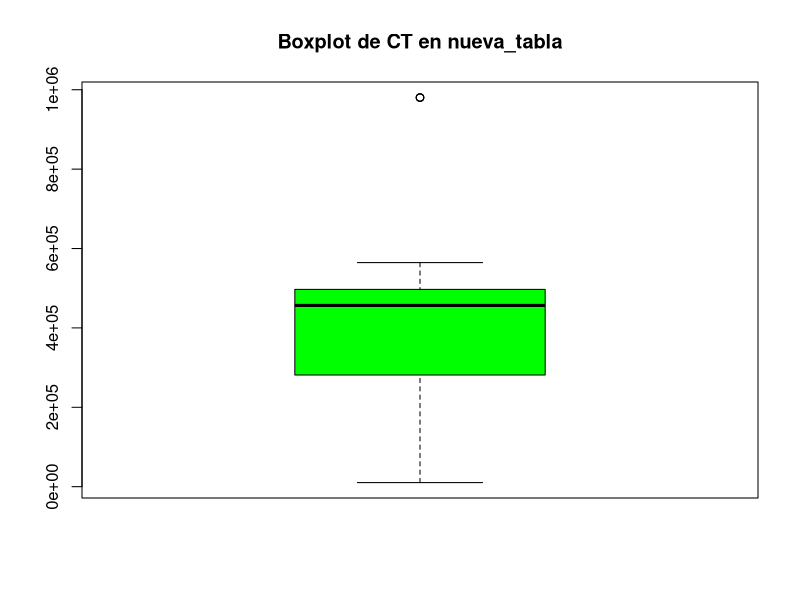
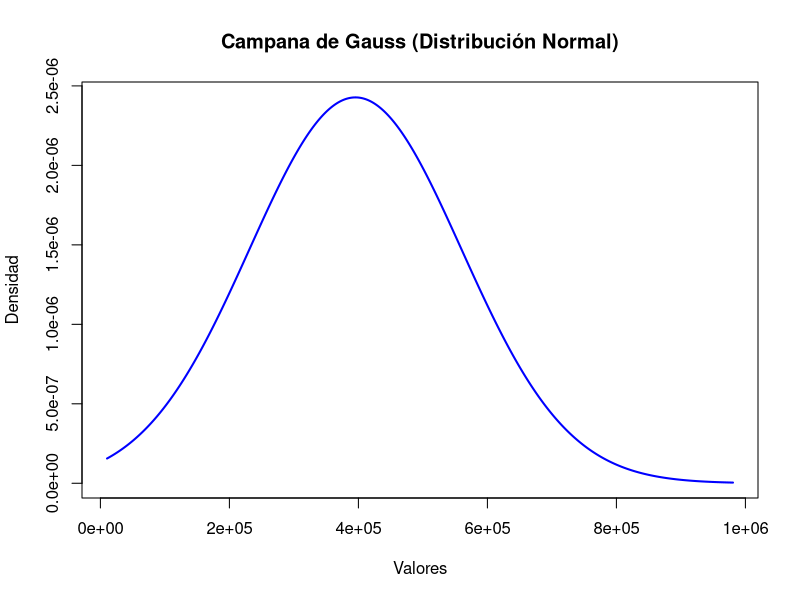
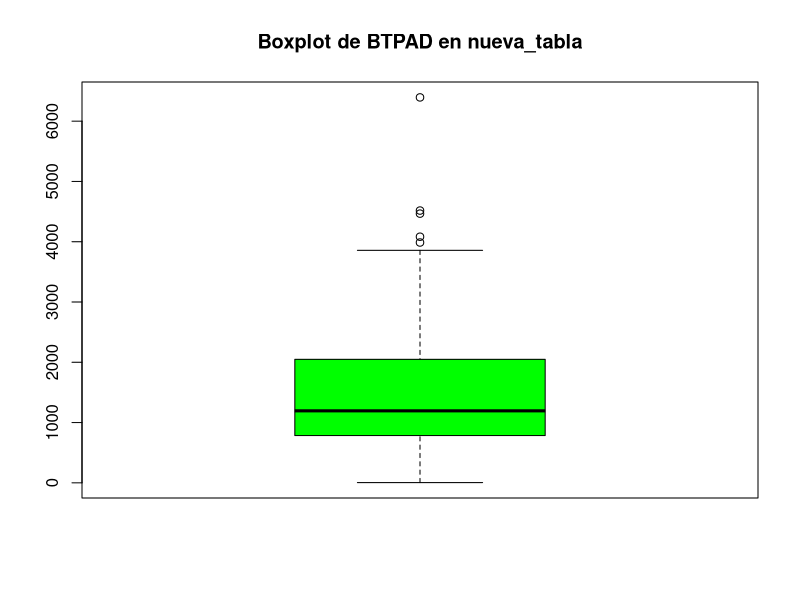
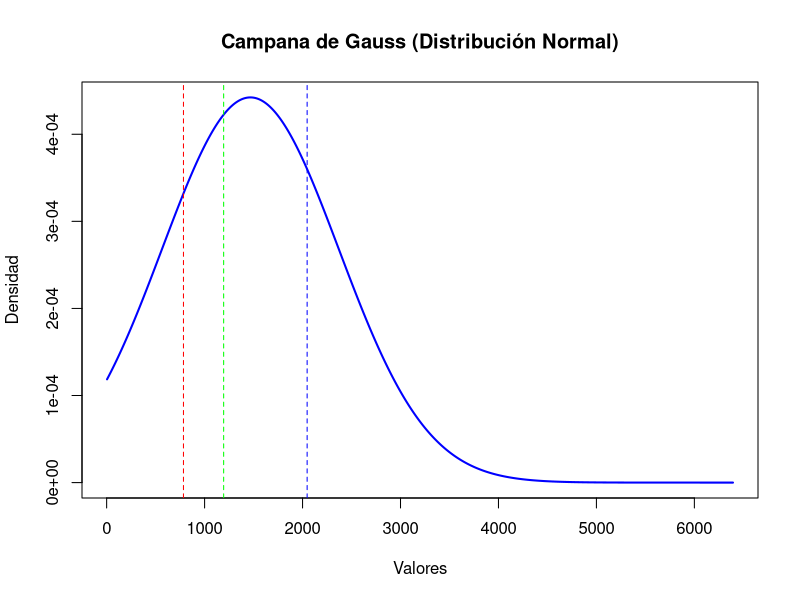
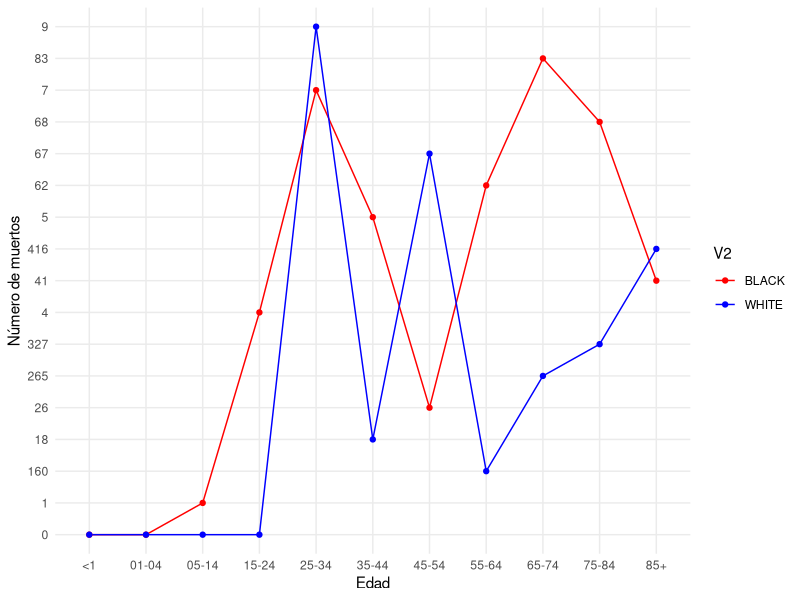
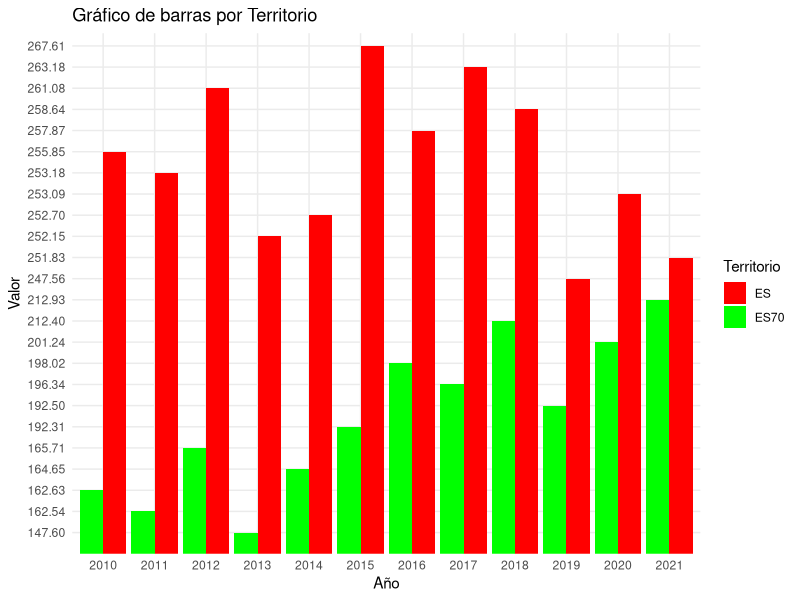
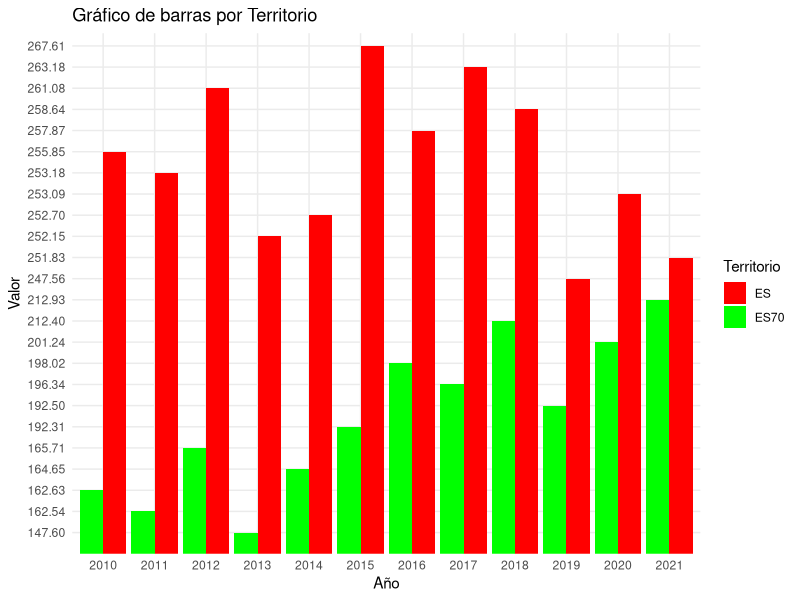

Here is the R script that generated these plots, in order:
## ---- chunk 1
# Lee el archivo CSV
datos <- read.csv("Excels/DiabetesHipertension.csv", header = FALSE, sep = ";")

# Transpone los datos
datos_transpuestos <- t(datos)

# Calcula el número de filas y columnas necesarias
num_filas <- nrow(datos)
num_columnas <- ncol(datos)

# Calcula el número total de elementos y crea un vector con los datos en el orden deseado
nuevo_vector <- unlist(datos_transpuestos)
orden_columnas <- rep(1:num_columnas, each = num_filas)
orden_filas <- rep(1:num_filas, times = num_columnas)
orden_final <- order(orden_columnas, orden_filas)

# Crea un nuevo marco de datos con la distribución rotativa
nueva_tabla <- data.frame(matrix(nuevo_vector[orden_final], ncol = num_columnas, byrow = TRUE))

# Asigna los nombres de las columnas con la primera fila
colnames(nueva_tabla) <- as.character(datos[1, ])

# Elimina la primera fila (que ahora es la cabecera de las columnas)
nueva_tabla <- nueva_tabla[-1, ]

# Muestra el resultado
print(nueva_tabla)
## ---- chunk 2
# Eliminar caracteres no numéricos o espacios en blanco en la columna "CT"
nueva_tabla$CT <- gsub("[^0-9.]", "", nueva_tabla$CT)

# Convertir a valores numéricos
nueva_tabla$CT <- as.numeric(nueva_tabla$CT)

# Generar un boxplot para la columna "CT" de la tabla 'nueva_tabla'
boxplot(nueva_tabla$CT, col = "green", main = "Boxplot de CT en nueva_tabla")

# Obtener los datos de la columna CT de nueva_tabla
datos <- nueva_tabla$CT

# Calcular la media y desviación estándar de los datos
media <- mean(datos)
desviacion <- sd(datos)

# Generar datos para la campana de Gauss
x <- seq(min(datos), max(datos), length.out = 1000)  # Valores x para la curva de la campana de Gauss
densidad <- dnorm(x, mean = media, sd = desviacion)  # Calcula los valores de densidad en la distribución normal

# Graficar la campana de Gauss
plot(x, densidad, type = "l", col = "blue", lwd = 2,
     main = "Campana de Gauss (Distribución Normal)", 
     xlab = "Valores", ylab = "Densidad")


## ---- chunk 3
# Eliminar caracteres no numéricos o espacios en blanco
nueva_tabla$BTPAD <- gsub("[^0-9.]", "", nueva_tabla$BTPAD)

# Convertir a valores numéricos
nueva_tabla$BTPAD <- as.numeric(nueva_tabla$BTPAD)

# Genera un boxplot para la columna "BTPAD" de la tabla 'nueva_tabla'
boxplot(nueva_tabla$BTPAD, col = "green", main = "Boxplot de BTPAD en nueva_tabla")

# Obtener los datos de la columna BTPAD de nueva_tabla
datos <- nueva_tabla$BTPAD

# Calcular la media y desviación estándar de los datos
media <- mean(datos)
desviacion <- sd(datos)

# Generar datos para la campana de Gauss
x <- seq(min(datos), max(datos), length.out = 1000)  # Valores x para la curva de la campana de Gauss
densidad <- dnorm(x, mean = media, sd = desviacion)  # Calcula los valores de densidad en la distribución normal

# Graficar la campana de Gauss
plot(x, densidad, type = "l", col = "blue", lwd = 2,
     main = "Campana de Gauss (Distribución Normal)", 
     xlab = "Valores", ylab = "Densidad")

# Calcular los percentiles 25, 50 y 75 en los datos
percentiles <- quantile(datos, c(0.25, 0.5, 0.75))

# Graficar líneas verticales en los percentiles
abline(v = percentiles, col = c("red", "green", "blue"), lty = 2)



## ---- chunk 4
# Lee el archivo CSV
datos <- read.csv("Excels/mortality_county_all.csv", header = FALSE, sep = ",")

# Filtrar filas que comienzan con "Diabetes" en la primera columna
datos_filtrados <- datos[grep("Diabetes", datos$V1), ]

# Mostrar el resultado
print(datos_filtrados)


## ---- chunk 5
library(ggplot2)
library(dplyr)

# Ordenar datos por la columna V4 en orden ascendente
datos_filtrados <- datos_filtrados %>% 
  arrange(V4)

# Convertir V3 a factor para evitar errores si es numérico
datos_filtrados$V3 <- as.factor(datos_filtrados$V3)

ggplot(datos_filtrados, aes(x = V3, y = V4, color = V2, group = V2)) +
  geom_line() +
  geom_point() +
  labs(x = "Edad", y = "Número de muertos") +
  scale_color_manual(values = c("BLACK" = "red", "WHITE" = "blue")) +
  theme_minimal()


## ---- chunk 6
library(ggplot2)
# Lee el archivo CSV
datos <- read.csv("Excels/Cardiovascular.csv", header = FALSE, sep = ",")

# Transpone los datos
datos_transpuestos <- t(datos)

# Calcula el número de filas y columnas necesarias
num_filas <- nrow(datos)
num_columnas <- ncol(datos)

# Calcula el número total de elementos y crea un vector con los datos en el orden deseado
nuevo_vector <- unlist(datos_transpuestos)
orden_columnas <- rep(1:num_columnas, each = num_filas)
orden_filas <- rep(1:num_filas, times = num_columnas)
orden_final <- order(orden_columnas, orden_filas)

# Crea un nuevo marco de datos con la distribución rotativa
nueva_tabla <- data.frame(matrix(nuevo_vector[orden_final], ncol = num_columnas, byrow = TRUE))

# Asigna los nombres de las columnas con la primera fila
colnames(nueva_tabla) <- as.character(datos[1, ])

# Elimina la primera fila (que ahora es la cabecera de las columnas)
nueva_tabla <- nueva_tabla[-1, ]

# Filtrar las filas que tienen "Serie A" en la columna "Serie"
nueva_tabla_filtrada <- subset(nueva_tabla, nueva_tabla$Serie == "Serie A")

# Muestra el resultado
print(nueva_tabla_filtrada)


## ---- chunk 7
# Cargar la biblioteca ggplot2

library(ggplot2)

# Resto de tu código
grafico <- ggplot(nueva_tabla_filtrada, aes(x = Year, y = Value, fill = Territorio)) +
  geom_bar(stat = "identity", position = "dodge") +
  labs(title = "Gráfico de barras por Territorio",
       x = "Año",
       y = "Valor") +
  scale_fill_manual(values = c("ES" = "red", "ES70" = "green")) +
  theme_minimal()

# Muestra el gráfico
print(grafico)

# Gráfica de barras
grafico <- ggplot(nueva_tabla_filtrada, aes(x = Year, y = Value, fill = Territorio)) +
  geom_bar(stat = "identity", position = "dodge") +
  labs(title = "Gráfico de barras por Territorio",
       x = "Año",
       y = "Valor") +
  scale_fill_manual(values = c("ES" = "red", "ES70" = "green")) +
  theme_minimal()

# Muestra el gráfico
print(grafico)
